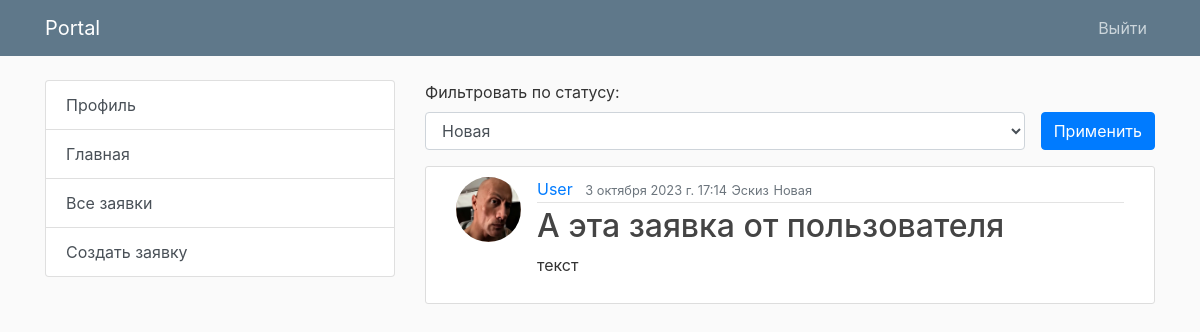
The page / (signed in) on the database its author committed.
### app/models.py (models this page shows, shortened)
class DesignRequest(models.Model):
    STATUS_CHOICES = [
        ('new', 'Новая'),
        ('in_progress', 'Принято в работу'),
        ('completed', 'Выполнено'),
    ]
    title = models.CharField(max_length=100)
    content = models.TextField()
    created_at = models.DateTimeField(auto_now_add=True)
    updated_at = models.DateTimeField(auto_now=True)
    user = models.ForeignKey(User, on_delete=models.CASCADE)
    image = models.ImageField(upload_to='images')
    category = models.ForeignKey(Category, on_delete=models.CASCADE)
    status = models.CharField(max_length=20, choices=STATUS_CHOICES, default='new')
    comment = models.TextField(null=True, blank=True)
    image_after = models.ImageField(upload_to='images', null=True, blank=True)

class Category(models.Model):
    title = models.CharField(max_length=100)
    def __str__(self):
        return self.title

### user/models.py (models this page shows, shortened)
class Profile(models.Model):
    user = models.OneToOneField(User, on_delete=models.CASCADE)
    image = models.ImageField(default='default.jpg', upload_to='profile_pics')

### app/views.py (the view, shortened to what this page needs)
# urls.py: path('', design_request_list, name='request-home'),
@login_required
def design_request_list(request, username=None):
    status = request.GET.get("status")
    user = get_object_or_404(User, username=request.user.username)
    if user.is_superuser:
        design_requests = DesignRequest.objects.all()
        context = { 'design_requests': design_requests }
        if status:
            design_requests = DesignRequest.objects.filter(status=status).order_by("created_at")
            context = { 'design_requests': design_requests, "status": status }
        if username:
            user = get_object_or_404(User, username=username)
            design_requests = DesignRequest.objects.filter(user=user)
            context = { 'design_requests': design_requests, "status": status }
        return render(request, 'design/user_design_requests.html', context)
    else:
        design_requests = DesignRequest.objects.filter(user=user)
        len_design_request = DesignRequest.objects.filter(user=user).count()
        context = { 'design_requests': design_requests }
        if status:
            design_requests = design_requests = DesignRequest.objects.filter(user=user, status=status).order_by("created_at")
            context = { 'design_requests': design_requests, "status": status }
        return render(request, 'design/user_design_requests.html', context)

### app/templates/design/user_design_requests.html (shortened to what this page needs)
{% extends 'design/base.html' %}
{% block content %}
{% if page != 'home' %}
<div class="form-group">
	<form method="GET">
		<label for="exampleFormControlSelect1">Фильтровать по статусу:</label>
		<div class="d-flex">
			<select name="status" class="form-control" id="exampleFormControlSelect1">
				<option {% if status == "new" %} selected {% endif %} name="new" value="new">Новая</option>
			</select>
			<button type="submit" class="btn btn-primary ml-3">Применить</button>
		</div>
	</form>
</div>
{% endif %}
{% for design_request in design_requests %}
<article class="media content-section">
	<img class="rounded-circle article-img" src="{{ design_request.user.profile.image.url }}" />
	<div class="media-body">
		<div class="article-metadata">
			{% if user.is_superuser %}
			<a class="mr-2" href="{% url 'design_request_list' %}">{{ design_request.user.username }}</a>
			{% else %}
			<a class="mr-2" href="{% url 'design_request_list'  %}">{{ design_request.user.username }}</a>
			{% endif %}
			<small class="text-muted">{{ design_request.created_at }}</small>
			<small class="text-muted">{{ design_request.category }}</small>
			<small class="text-muted">
				{% if design_request.status == 'new' %} Новая {% endif %}
			</small>
		</div>
		<h2>
			<a class="article-title" href="{% url 'design_request_detail' design_request.id %}">{{ design_request.title}}</a>
		</h2>
		<p class="article-content">{{ design_request.content }}</p>
	</div>
</article>
{% endfor %}
{% endblock %}

### app/static/design/main.css (style rules this page uses)
body { background: #fafafa; color: #333333; margin-top: 5rem; }
h1, h2, h3, h4, h5, h6 { color: #444444; }
.content-section { background: #ffffff; padding: 10px 30px; border: 1px solid #dddddd; border-radius: 3px; margin-bottom: 20px; }
.article-title { color: #444444; }
.article-content { white-space: pre-line; }
.article-img { height: 65px; width: 65px; margin-right: 16px; }
.article-metadata { padding-bottom: 1px; margin-bottom: 4px; border-bottom: 1px solid #e3e3e3 }

### rows shown on the page
DesignRequest: user.profile.image (placeholder picture), user.username "User", created_at "3 октября 2023 г. 17:14", category "Эскиз", status "Новая", title "А эта заявка от пользователя", content "текст"
